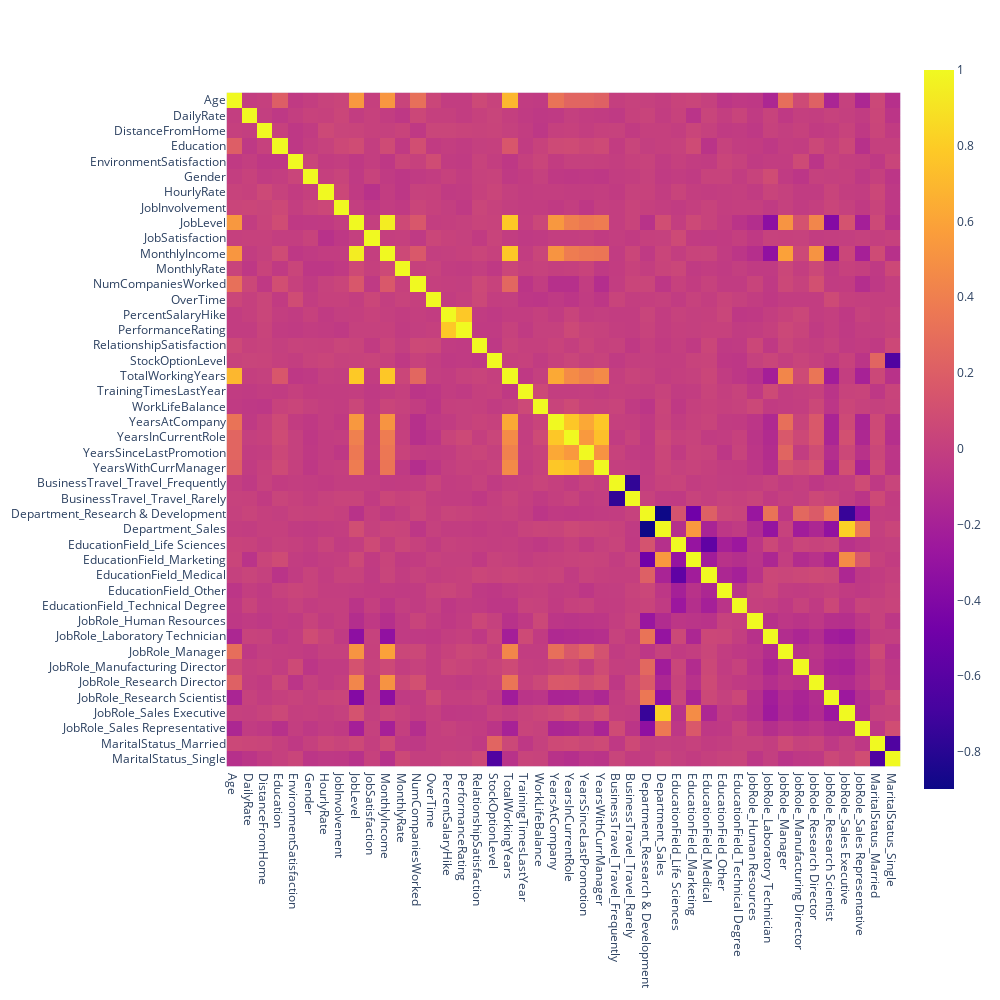

Notebook cell for this chart:
### Markdown cell above
### Feature Correlation Check

### Code cell
# visualize correlation between features
# which correlation method makes most sense for our data set?
corr = X_train.corr()
fig = px.imshow(corr, width=1000, height=1000)
fig.show()

# potentially drop highly correleated features
# explain why we will or will not drop the feature
cor_matrix = X_train.corr().abs()
upper_tri = cor_matrix.where(np.triu(np.ones(cor_matrix.shape), k=1).astype(np.bool_))
to_drop = [column for column in upper_tri.columns if any(upper_tri[column] > 0.95)]
# df = df.drop(columns=to_drop, axis=1)
print("Highly correlated feature(s) dropped: ", to_drop)

### Figure 1 — Plotly figure (JSON) as saved in the notebook; plotly's stock layout.template omitted (floating-point values rounded to 4 significant figures; data arrays with more than 128 entries replaced by an {"elided": "..."} marker saying what was removed)
{"data": [{"coloraxis": "coloraxis", "hovertemplate": "x: %{x}<br>y: %{y}<br>color: %{z}<extra></extra>", "name": "0", "type": "heatmap", "x": ["Age", "DailyRate", "DistanceFromHome", "Education", "EnvironmentSatisfaction", "Gender", "HourlyRate", "JobInvolvement", "JobLevel", "JobSatisfaction", "MonthlyIncome", "MonthlyRate", "NumCompaniesWorked", "OverTime", "PercentSalaryHike", "PerformanceRating", "RelationshipSatisfaction", "StockOptionLevel", "TotalWorkingYears", "TrainingTimesLastYear", "WorkLifeBalance", "YearsAtCompany", "YearsInCurrentRole", "YearsSinceLastPromotion", "YearsWithCurrManager", "BusinessTravel_Travel_Frequently", "BusinessTravel_Travel_Rarely", "Department_Research & Development", "Department_Sales", "EducationField_Life Sciences", "EducationField_Marketing", "EducationField_Medical", "EducationField_Other", "EducationField_Technical Degree", "JobRole_Human Resources", "JobRole_Laboratory Technician", "JobRole_Manager", "JobRole_Manufacturing Director", "JobRole_Research Director", "JobRole_Research Scientist", "JobRole_Sales Executive", "JobRole_Sales Representative", "MaritalStatus_Married", "MaritalStatus_Single"], "xaxis": "x", "y": ["Age", "DailyRate", "DistanceFromHome", "Education", "EnvironmentSatisfaction", "Gender", "HourlyRate", "JobInvolvement", "JobLevel", "JobSatisfaction", "MonthlyIncome", "MonthlyRate", "NumCompaniesWorked", "OverTime", "PercentSalaryHike", "PerformanceRating", "RelationshipSatisfaction", "StockOptionLevel", "TotalWorkingYears", "TrainingTimesLastYear", "WorkLifeBalance", "YearsAtCompany", "YearsInCurrentRole", "YearsSinceLastPromotion", "YearsWithCurrManager", "BusinessTravel_Travel_Frequently", "BusinessTravel_Travel_Rarely", "Department_Research & Development", "Department_Sales", "EducationField_Life Sciences", "EducationField_Marketing", "EducationField_Medical", "EducationField_Other", "EducationField_Technical Degree", "JobRole_Human Resources", "JobRole_Laboratory Technician", "JobRole_Manager", "JobRole_Manufacturing Director", "JobRole_Research Director", "JobRole_Research Scientist", "JobRole_Sales Executive", "JobRole_Sales Representative", "MaritalStatus_Married", "MaritalStatus_Single"], "yaxis": "y", "z": {"elided": "44x44 float values"}}], "layout": {"coloraxis": {"colorscale": [[0, "#0d0887"], [0.1111, "#46039f"], [0.2222, "#7201a8"], [0.3333, "#9c179e"], [0.4444, "#bd3786"], [0.5556, "#d8576b"], [0.6667, "#ed7953"], [0.7778, "#fb9f3a"], [0.8889, "#fdca26"], [1, "#f0f921"]]}, "height": 1000, "margin": {"t": 60}, "width": 1000, "xaxis": {"anchor": "y", "constrain": "domain", "domain": [0, 1], "scaleanchor": "y"}, "yaxis": {"anchor": "x", "autorange": "reversed", "constrain": "domain", "domain": [0, 1]}}}
